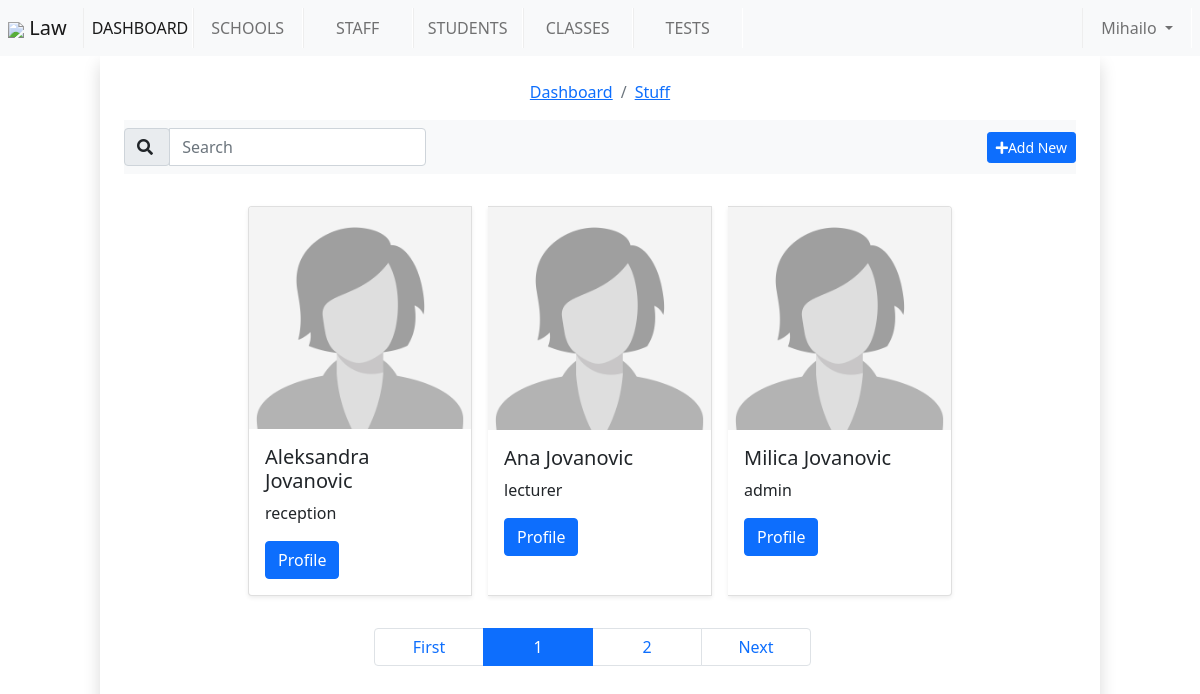
/users (signed in), run on the app's committed database.
### tables this page shows
CREATE TABLE `users` (
  `user_id` int(11) NOT NULL,
  `firstname` varchar(20) NOT NULL,
  `lastname` varchar(25) NOT NULL,
  `image` varchar(255) NOT NULL,
  `email` varchar(35) NOT NULL,
  `password` varchar(255) NOT NULL,
  `date` datetime NOT NULL,
  `gender` varchar(7) NOT NULL,
  `school_id` int(11) NOT NULL,
  `rank` varchar(20) NOT NULL
);

### app/helpers/session_helpers.php (called while the page is built, shortened)
<?php
function isLogged()
{
    if (isset($_SESSION['user'])) {
        return true;
    }
    return false;
}
function access($rank = 'student')
{
    $loggedUserRank = $_SESSION['user']->rank;
    $RANK['super_admin'] =  ['super_admin', 'admin', 'lecturer', 'reception', 'student'];
    $RANK['admin']       =  ['admin', 'lecturer', 'reception', 'student'];
    $RANK['lecturer']    =  ['lecturer', 'reception', 'student'];
    $RANK['reception']   =  ['reception', 'student'];
    $RANK['student']     =  ['student'];
    if (in_array($rank, $RANK[$loggedUserRank])) {
        return true;
    }
    return false;
}

### app/libraries/Core.php (called while the page is built, shortened)
<?php
class Core
{
    private $currentMethod = 'index';
    public function __construct()
    {
        $url = $this->getUrl();
        if (@file_exists('../app/controllers/' . ucwords($url[0]) . '.php')) {
            unset($url[0]);
        }
        $this->currentController = new $this->currentController();
        $this->params = $url ? array_values($url) : [];
        call_user_func_array([$this->currentController, $this->currentMethod], $this->params);
    }
    public function getUrl()
    {
        if (isset($_GET['url'])) {
            $url = rtrim($_GET['url'], '/');
            $url = filter_var($url, FILTER_SANITIZE_URL);
            $url = explode('/', $url);
            return $url;
        }
    }
}

### app/require.php (called while the page is built, shortened)
<?php
require_once '../app/helpers/session_helpers.php';
require_once '../app/libraries/Core.php';
require_once '../app/libraries/Controller.php';
require_once '../app/libraries/Database.php';
$init = new Core();

### public/index.php (called while the page is built)
<?php
require_once '../app/require.php';

### app/libraries/Database.php (called while the page is built)
<?php
class Database
{
    private $dbName = DBNAME;
    private $dbHost = DBHOST;
    private $dbUser = DBUSER;
    private $dbPass = DBPASS;
    private $dbHandler;
    public function __construct()
    {
        $con = 'mysql:host=' . $this->dbHost . ';dbname=' . $this->dbName;
        $options = [
            PDO::ATTR_PERSISTENT => true,
            PDO::ATTR_ERRMODE => PDO::ERRMODE_EXCEPTION
        ];
        try {
            $this->dbHandler = new PDO($con, $this->dbUser, $this->dbPass, $options);
        } catch (PDOException $e) {
            die('Connection problems: ' . $e->getMessage());
        }
    }
    public function query($sql)
    {
        return $this->dbHandler->prepare($sql);
    }
}

### app/models/User.php (called while the page is built, shortened)
<?php
class User
{
    private $db;
    public function __construct()
    {
        $this->db = new Database();
    }
    public function getAll($school_id, $limit, $offset)
    {
        $stmt = $this->db->query("SELECT users.user_id,users.firstname,users.lastname,users.image,users.email,users.date,users.gender,users.rank,schools.school FROM users JOIN schools ON users.school_id = schools.school_id WHERE users.school_id = :school_id AND users.rank != 'student' ORDER BY user_id DESC LIMIT $limit OFFSET $offset");
        $stmt->execute(array(
            ':school_id' => $school_id
        ));
        $users = $stmt->fetchAll(PDO::FETCH_OBJ);
        return $users;
    }
}

### app/views/user.view.php (the view)
<div class="card m-2 shadow-sm" style="max-width: 14rem;min-width: 14rem;">
    <?php if (!empty($user->image)) : ?>
        <img src="<?= PUBROOT ?>/<?= $user->image; ?>" class="card-img-top " alt="Card image cap">
    <?php else : ?>
        <?php if ($user->gender == 'female') : ?>
            <img src="<?= PUBROOT ?>/assets/user_female.jpg" class="card-img-top " alt="Card image cap">
        <?php else : ?>
            <img src="<?= PUBROOT ?>/assets/user_male.jpg" class="card-img-top " alt="Card image cap">
        <?php endif; ?>
    <?php endif; ?>
    <div class="card-body">
        <h5 class="card-title"><?= $user->firstname ?> <?= $user->lastname ?></h5>
        <p class="card-text"><?= str_replace("_", " ", $user->rank) ?></p>
        <a href="<?= URLROOT ?>/profile/<?= $user->user_id; ?>" class="btn btn-primary">Profile</a>
    </div>
</div>

### app/controllers/Users.php (shortened to what this page needs)
<?php
class Users extends Controller
{
    public function __construct()
    {
        $this->userModel = $this->model('User');
        $this->pagerModel = $this->model('Pager');
    }
    public function index()
    {
        if (access('reception')) {
            $school_id = $_SESSION['user']->school_id;
            $limit = 3;
            $this->pagerModel->index($limit);
            $offset = $this->pagerModel->offset;
            if (isset($_GET['search'])) {
                $users = $this->userModel->getAllStuffSearch($_GET['search'], $_SESSION['user']->school_id);
            } else {
                $users = $this->userModel->getAll($school_id, $limit, $offset);
            }
            $crumbs[] = ['Dashboard', URLROOT . '/'];
            $crumbs[] = ['Stuff', URLROOT . '/users'];
            $data = [
                'users' => $users,
                'crumbs' => $crumbs,
                'pager' => $this->pagerModel
            ];
            $this->view('users', $data);
        } else {
            $this->redirect('/access');
        }
    }
}

### app/libraries/Controller.php (shortened to what this page needs)
<?php
class Controller
{
    protected function view($view, $data = [])
    {
        extract($data);
        if (file_exists('../app/views/' . $view . '.view.php')) {
            require_once '../app/views/' . $view . '.view.php';
        } else {
            require_once '../app/views/404.view.php';
        }
    }
    protected function model($model)
    {
        return new $model();
    }
}

### app/views/includes/head.php (shortened to what this page needs)
<!DOCTYPE html>
<html lang="en">
<head>
    <link rel="stylesheet" href="https://pro.fontawesome.com/releases/v5.10.0/css/all.css" />
    <link rel="stylesheet" href="<?= PUBROOT ?>/css/bootstrap.min.css">
</head>
<body>
    <div style="min-width:350px">

### app/views/includes/nav.php (shortened to what this page needs)
<nav class="navbar navbar-expand-lg navbar-light bg-light p-2">
    <a class="navbar-brand" href="#">
        <img src="<?= PUBROOT ?>/assets/logo.png" class="" style="width:50px;">
        <?= $_SESSION['user']->school; ?>
    </a>
    <div class="collapse navbar-collapse" id="navbarNavDropdown">
        <ul class="navbar-nav">
            <li class="nav-item active">
                <a class="nav-link active" href="<?= URLROOT ?>">DASHBOARD</a>
            </li>
            <?php if (access('super_admin')) : ?>
                <li class="nav-item">
                    <a class="nav-link" href="<?= URLROOT ?>/schools">SCHOOLS</a>
                </li>
            <?php endif; ?>
            <?php if (access('lecturer')) : ?>
                <li class="nav-item">
                    <a class="nav-link" href="<?= URLROOT ?>/users">STAFF</a>
                </li>
            <?php endif; ?>
            <?php if (access('lecturer')) : ?>
                <li class="nav-item">
                    <a class="nav-link" href="<?= URLROOT ?>/students">STUDENTS</a>
                </li>
            <?php endif; ?>
            <li class="nav-item">
                <a class="nav-link" href="<?= URLROOT ?>/classes">CLASSES</a>
            </li>
            <li class="nav-item">
                <a class="nav-link" href="<?= URLROOT ?>/tests">TESTS</a>
            </li>
        </ul>
        <ul class="navbar-nav ms-auto">
            <li class="nav-item dropdown">
                <a class="nav-link dropdown-toggle" href="#" id="navbarDropdownMenuLink" role="button" data-bs-toggle="dropdown" aria-haspopup="true" aria-expanded="false">
                    <?= $_SESSION['user']->firstname; ?>
                </a>
            </li>
        </ul>
    </div>
</nav>

### app/views/users.view.php
<?php require_once APPROOT . '/views/includes/head.php'; ?>
<?php require_once APPROOT . '/views/includes/nav.php'; ?>
<div class="container-fluid p-4 shadow mx-auto" style="max-width: 1000px;">
    <?php require_once APPROOT . '/views/includes/breadcrumb.php'; ?>
    <nav class="navbar navbar-light bg-light">
        <form class="form-inline">
            <div class="input-group">
                <div class="input-group-prepend">
                    <button class="input-group-text" id="basic-addon1"><i class="fa fa-search"></i>&nbsp</button>
                </div>
                <input type="text" name="search" class="form-control" placeholder="Search" aria-label="Search" aria-describedby="basic-addon1">
            </div>
        </form>
        <a href="<?= URLROOT ?>/signup">
            <button class="btn btn-sm btn-primary"><i class="fa fa-plus"></i>Add New</button>
        </a>
    </nav>
    <div class="card-group justify-content-center my-4">
        <?php if ($users) : ?>
            <?php foreach ($users as $user) : ?>
                <?php include(view_path('user')); ?>
            <?php endforeach; ?>
        <?php else : ?>
            <h4>No staff members were found at this time</h4>
        <?php endif; ?>
    </div>
    <?php if (!isset($_GET['search'])) : ?>
        <div class="container">
            <div class="row">
                <div class="col-6 offset-3">
                    <?php $pager->display() ?>
                </div>
            </div>
        </div>
    <?php endif; ?>
</div>
<?php require_once APPROOT . '/views/includes/footer.php'; ?>

### app/views/includes/breadcrumb.php
<nav aria-label="breadcrumb">
    <ol class="breadcrumb justify-content-center">
        <?php if (isset($crumbs)) : ?>
            <?php foreach ($crumbs as $crumb) : ?>
                <li class="breadcrumb-item"><a href="<?= $crumb[1]; ?>"><?= $crumb[0] ?></a></li>
            <?php endforeach; ?>
        <?php endif; ?>
    </ol>
</nav>

### app/models/Pager.php (shortened to what this page needs)
<?php
class Pager
{
    public $links = [];
    public $page_number = 1;
    public $start = 1;
    public $end = 1;
    public function index($limit = 2)
    {
        $page_number = isset($_GET['page']) ? (int) $_GET['page'] : 1;
        $page_number = $page_number < 1 ? 1 : $page_number;
        $this->start = $page_number - 1;
        if ($this->start < 1) {
            $this->start = 1;
        }
        $this->end = $page_number + 1;
        $this->offset = ($page_number - 1) * $limit;
        $this->page_number = $page_number;
        $current_link = URLROOT . '/' . str_replace("url=", "", $_SERVER['QUERY_STRING']);
        $current_link = !strstr($current_link, "page") ? $current_link . "&page=1" : $current_link;
        $next_link = preg_replace('/page=[0-9]+/', 'page=' . ($page_number + 2), $current_link);
        $first_link = preg_replace('/page=[0-9]+/', 'page=1', $current_link);
        $this->links['first'] = $first_link;
        $this->links['next'] = $next_link;
        $this->links['current'] = $current_link;
    }
    public function display()
    {
?>
        <nav aria-label="...">
            <ul class="pagination">
                <li class="page-item">
                    <a class="page-link" href="<?= $this->links['first']; ?>">First</a>
                </li>
                <?php for ($x = $this->start; $x <= $this->end; $x++) : ?>
                    <li class="page-item
                        <?= ($x == $this->page_number) ? ' active' : ''; ?>
                    "><a class="page-link" href="<?= preg_replace('/page=[0-9]+/', "page=" . $x, $this->links['current']) ?>"><?= $x ?></a></li>
                <?php endfor; ?>
                <li class="page-item">
                    <a class="page-link" href="<?= $this->links['next']; ?>">Next</a>
                </li>
            </ul>
        </nav>
<?php
    }
}

### app/views/includes/footer.php (shortened to what this page needs)
</div>
</body>
</html>

### app/views/includes/nav.php (style rules this page uses)
nav ul li a { width: 110px; text-align: center; border-left: solid thin #eee; border-right: solid thin #fff; }

### data on the page
users: firstname "Aleksandra", lastname "Jovanovic", rank "reception"
users: firstname "Ana", lastname "Jovanovic", rank "lecturer"
users: firstname "Milica", lastname "Jovanovic", rank "admin"

### other printed values
$_SESSION['user']->school "Law"
$_SESSION['user']->firstname "Mihailo"
$crumb[0] "Dashboard"
$crumb[0] "Stuff"
